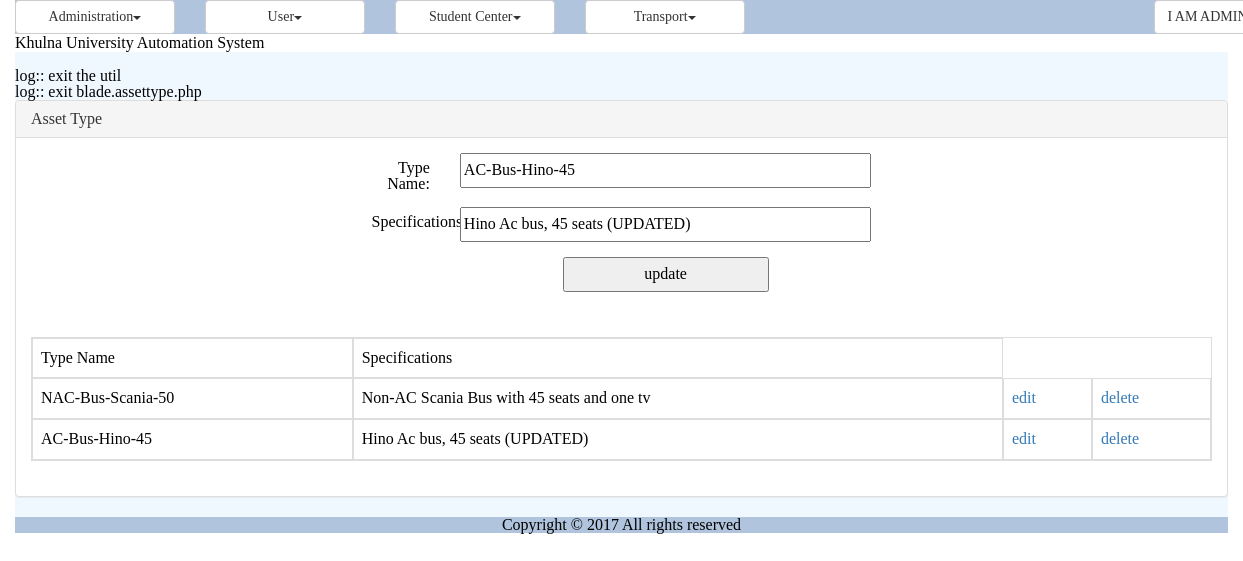
/asset_type.php?edit=3 (signed in), run on the app's committed database.
### tables this page shows
CREATE TABLE `tbl_asset_type` (
  `at_id` int(10) NOT NULL,
  `type_name` varchar(150) NOT NULL,
  `specs` varchar(150) NOT NULL
);

### modules/tms/bao/class.assetbao.php (called while the page is built, shortened)
<?php
include_once './util/class.util.php';
include_once '/../dao/class.assetdao.php';
class AssetBao{
	private $_AssetDao;
	function AssetBao()
	{
		$this->_AssetDao = new AssetDao();
	}
	public function getAllAssetType(){
		$Result = $this->_AssetDao->getAllAssetType();
		return $Result;
	}
	public function getAssetType($AssetType){
		$Result = $this->_AssetDao->getAssetType($AssetType);
		return $Result;
	}
}
 ?>

### common/class.common.tms.php (called while the page is built, shortened)
<?php
class AssetType{
    private $_at_id;
    private $_type_name;
    private $_specs;
    public function getAtId()
    {
        return $this->_at_id;
    }
    public function setAtId($_at_id)
    {
        $this->_at_id = $_at_id;
        return $this;
    }
    public function getTypeName()
    {
        return $this->_type_name;
    }
    public function setTypeName($_type_name)
    {
        $this->_type_name = $_type_name;
        return $this;
    }
    public function getSpecs()
    {
        return $this->_specs;
    }
    public function setSpecs($_specs)
    {
        $this->_specs = $_specs;
        return $this;
    }
}
?>

### modules/tms/dao/class.assetdao.php (called while the page is built, shortened)
<?php
include_once './common/class.common.php';
include_once './util/class.util.php';
class AssetDao{
    private $_DB;
    function AssetDao(){
        $this->_DB = DBUtil::getInstance();
    }
    public function getAllAssetType(){
        $AssetTypeList = array();
        $this->_DB->doQuery("SELECT * FROM tbl_asset_type");
        $rows = $this->_DB->getAllRows();
        for($i = 0; $i < sizeof($rows); $i++) {
            $row = $rows[$i];
            $this->_AssetType = new AssetType();
            $this->_AssetType->setAtId ( $row['at_id']);
            $this->_AssetType->setTypeName ( $row['type_name'] );
            $this->_AssetType->setSpecs ( $row['specs'] );
            $AssetTypeList[]=$this->_AssetType;
        }
        $Result = new Result();
        $Result->setIsSuccess(1);
        $Result->setResultObject($AssetTypeList);
        return $Result;
    }
    public function getAssetType($AssetType){
        $SQL = "SELECT * FROM tbl_asset_type where at_id ='".$AssetType->getAtId()."'";
        $this->_DB->doQuery($SQL);
        $row = $this->_DB->getTopRow();
        $this->_AssetType = new AssetType();
        $this->_AssetType->setAtId ( $row['at_id']);
        $this->_AssetType->setTypeName( $row['type_name'] );
        $this->_AssetType->setSpecs( $row['specs'] );
        $Result = new Result();
        $Result->setIsSuccess(1);
        $Result->setResultObject($this->_AssetType);
        return $Result;
    }
}
?>

### common/class.common.php (called while the page is built, shortened)
<?php
include_once 'class.common.tms.php';
class Result{
    private $_IsSuccess=0;
    private $_ResultObject;
    public function setIsSuccess($IsSuccess){
        $this->_IsSuccess = $IsSuccess;
    }
    public function getIsSuccess(){
        return $this->_IsSuccess;
    }
    public function setResultObject($ResultObject){
        $this->_ResultObject = $ResultObject;
    }
    public function getResultObject(){
        return $this->_ResultObject;
    }
}
?>

### modules/tms/ui/view.assettype.php (the view)
<?php
include_once 'blade/view.assettype.blade.php';
include_once COMMON.'class.common.php';
?>
<div class="panel panel-default">
    <div class="panel-heading">Asset Type</div>
    <div class="panel-body">
        <div id="form">
            <form method="post" class="form-horizontal">
                <div class="form-group">
                    <label class="control-label col-sm-2" for="tName">Type Name:</label>
                    <div class="col-sm-10">
                        <input type="text" name="typeName" placeholder="Type Name" value="<?php
                        if(isset($_GET['edit'])) echo $globalUser->getTypeName();  ?>" />
                    </div>
                </div>
                <div class="form-group">
                    <label class="control-label col-sm-2" for="typeSpecs">Specifications: </label>
                    <div class="col-sm-10">
                        <input type="text" name="typeSpecs" placeholder="Specifications" value="<?php
                        if(isset($_GET['edit'])) echo $globalUser->getSpecs();  ?>" />
                    </div>
                </div>
                <div class="form-group">
                    <div class="col-sm-offset-2 col-sm-10">
                        <?php
                        if(isset($_GET['edit']))
                        {
                            ?>
                            <button type="submit" value="update" name="update">update</button>
                            <?php
                        }
                        else
                        {
                            ?>
                            <button type="submit" value="request" name="request">save</button>
                            <?php
                        }
                        ?>
                    </div>
                </div>
            </form>
        </div>
    </div>
    <div class="panel-body">
    <table class="table table-bordered">
    <?php
    $Result = $_AssetBao->getAllAssetType();
    if($Result->getIsSuccess()){
        $AssetTypeList = $Result->getResultObject();
        ?>
        <tr>
            <th>Type Name</th>
            <th>Specifications</th>
        </tr>
        <?php
        for($i = 0; $i < sizeof($AssetTypeList); $i++) {
            $AssetType = $AssetTypeList[$i];
            ?>
            <tr>
                <td><?php echo $AssetType->getTypeName(); ?></td>
                <td><?php echo $AssetType->getSpecs(); ?></td>
                <td>
                    <a href="?edit=<?php echo $AssetType->getAtId(); ?>" onclick="return confirm('sure to edit !'); " >edit</a>
                </td>
                <td>
                    <a href="?del=<?php echo $AssetType->getAtId(); ?>" onclick="return confirm('sure to delete !'); " >delete</a>
                </td>
            </tr>
            <?php
        }
    }
    else{
        echo $Result->getResultObject();
    }
    ?>
    </table>
    </div>

### resources/css/style.css (style rules this page uses)
#form { width:500px; margin:0px auto; text-align:center; }
#form form input { width:100%; height:35px; }
form button { width:50%; height:35px; }
table,td { border:solid #e9e9e9 1px; }

### data on the page
tbl_asset_type: typeName "AC-Bus-Hino-45", typeSpecs "Hino Ac bus, 45 seats (UPDATED)", type_name "AC-Bus-Hino-45", specs "Hino Ac bus, 45 seats (UPDATED)"
tbl_asset_type: type_name "NAC-Bus-Scania-50", specs "Non-AC Scania Bus with 45 seats and one tv"

### other printed values
$globalMenu[$i]->getTitle() "Administration User Student Center Transport"
$CurrentUser->getFirstName() "I AM"
